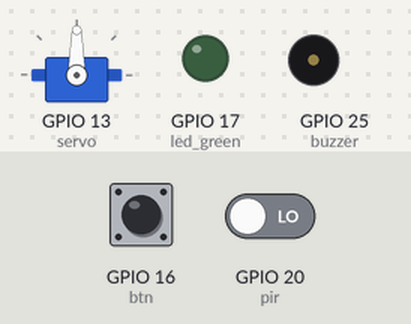
A program run on a simulated Raspberry Pi (BCM pin numbers). On the bench: servo, output pins drawn as LEDs (lit = HIGH), buzzer (waves = sounding, pin HIGH). The inputs (shaded band) are chosen by the test bench; at power-on: GPIO 16 (btn) HIGH, GPIO 20 (pir) LOW. No MQTT or app messages arrive unless stated; servo angles are drawn from the pulse width (0.5 ms = 0°, 2.5 ms = 180°); what the program prints to the terminal is not drawn. At 4.3 s the program stops and its outputs stay as they are.

Above: at 0.07 s.
At 0.55 s:
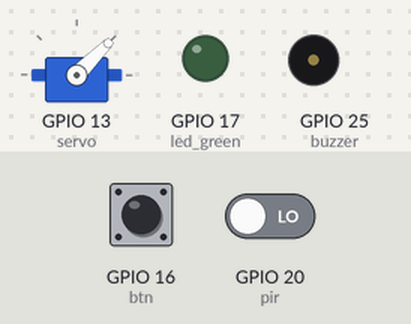
At 2.5 s:
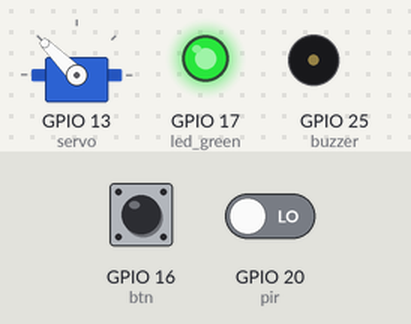
At 3.81 s:
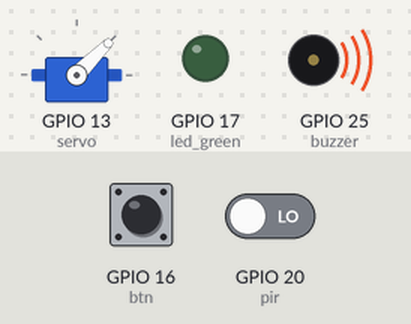
Timing chart, 0 to 5.5 s (numbered marks = the images above):
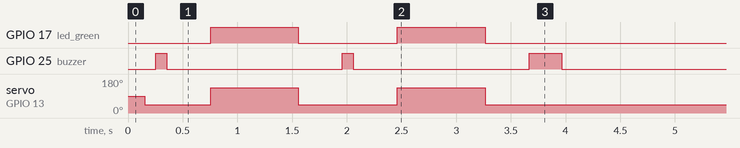

The program:

demo_door_lock.py
```python
"""スマートドアロック
- モーションセンサーで人を検知
- ボタンで解錠/施錠
- サーボモーターでロック動作
- 状態をMQTTで配信 + REST APIから遠隔操作可能
"""
import os, sys, time, json
os.environ["GPIOZERO_PIN_FACTORY"] = "mock"
sys.path.insert(0, "/opt/iot-app")

from gpiozero import Device, Servo, Button, MotionSensor, LED, Buzzer
from gpiozero.pins.mock import MockFactory, MockPWMPin
import paho.mqtt.client as mqtt

Device.pin_factory = MockFactory(pin_class=MockPWMPin)

# デバイス
servo = Servo(13)          # ドアロック
btn = Button(16, pull_up=True)
pir = MotionSensor(20)
led_green = LED(17)        # 解錠中
buzzer = Buzzer(25)        # 警告音

# MQTT
client = mqtt.Client(client_id="door-lock")
client.connect("mosquitto", 1883, 60)
client.loop_start()

locked = True
servo.min()  # 施錠位置

def lock_door():
    global locked
    servo.min()
    locked = True
    led_green.off()
    print("  [LOCK] ドア施錠 (サーボ: min)")

def unlock_door():
    global locked
    servo.max()
    locked = False
    led_green.on()
    print("  [UNLOCK] ドア解錠 (サーボ: max)")

print("=" * 55)
print("  スマートドアロック シミュレーション")
print("=" * 55)

scenarios = [
    ("人が接近", "motion", None),
    ("ボタンで解錠", "button", "unlock"),
    ("5秒後自動施錠", "auto_lock", None),
    ("人が接近", "motion", None),
    ("ボタンで解錠", "button", "unlock"),
    ("ドア開放中に再度人が接近", "motion", None),
    ("ボタンで施錠", "button", "lock"),
    ("不審な動き検知 → 警報", "intrusion", None),
]

for i, (desc, action, param) in enumerate(scenarios):
    print(f"\n--- シナリオ [{i+1}/8]: {desc} ---")

    if action == "motion":
        pir.pin.drive_high()
        time.sleep(0.1)
        print(f"  モーション検知: {pir.is_active}")
        if locked:
            buzzer.on()
            time.sleep(0.1)
            buzzer.off()
            print("  → 施錠中のため通知音")
        pir.pin.drive_low()

    elif action == "button":
        btn.pin.drive_low()
        time.sleep(0.1)
        btn.pin.drive_high()
        if param == "unlock":
            unlock_door()
        else:
            lock_door()

    elif action == "auto_lock":
        print("  自動施錠タイマー...")
        time.sleep(0.5)
        lock_door()

    elif action == "intrusion":
        pir.pin.drive_high()
        time.sleep(0.1)
        buzzer.on()
        print(f"  !!! 侵入警報 !!! モーション:{pir.is_active} ブザー:{buzzer.is_active}")
        time.sleep(0.3)
        buzzer.off()
        pir.pin.drive_low()

    # MQTT配信
    status = {
        "scenario": desc,
        "locked": locked,
        "servo": servo.value,
        "motion": pir.is_active,
        "led_green": led_green.is_lit,
        "buzzer": buzzer.is_active,
    }
    client.publish("iot/demo/door_lock", json.dumps(status))
    print(f"  状態: locked={locked} servo={servo.value} LED={led_green.is_lit}")

    time.sleep(0.3)

servo.min()
led_green.off()
buzzer.off()
client.loop_stop()
client.disconnect()
print("\n完了!")
```

Measured:
- by itself, GPIO 17 (led_green): alternates HIGH for 0.80 s and LOW for 0.90 s, 4 changes in all, then stays LOW
- by itself, GPIO 25 (buzzer): goes HIGH 0.10 s, LOW 1.6 s, HIGH 0.10 s, LOW 1.6 s, HIGH 0.30 s, then LOW
- by itself, servo on GPIO 13 (servo): goes 45° 0.60 s, 135° 0.80 s, 45° 0.90 s, 135° 0.80 s, then 45°
